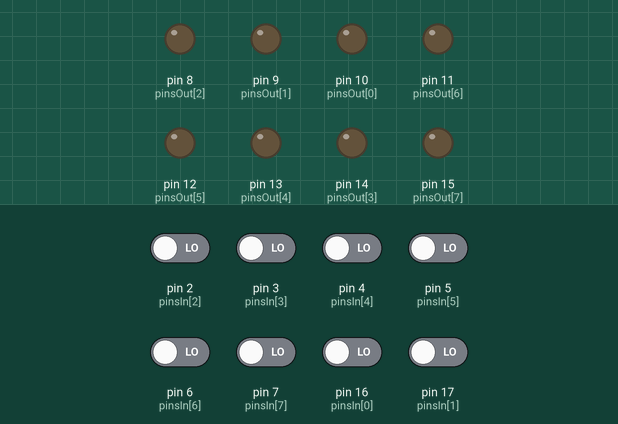
A sketch run on a simulated Arduino Uno, built with avr-gcc and run on an emulated ATmega328P. On the bench: output pins drawn as LEDs (lit = HIGH). The test bench sets the inputs (shaded band); at power-on: pin 2 (pinsIn[2]), pin 3 (pinsIn[3]), pin 4 (pinsIn[4]), pin 5 (pinsIn[5]), pin 6 (pinsIn[6]), pin 7 (pinsIn[7]), pin 16 (pinsIn[0]), pin 17 (pinsIn[1]) LOW.

Above: at 1.2 s.
1.3 s: pin 2 (pinsIn[2]) driven HIGH
At 2.1 s:
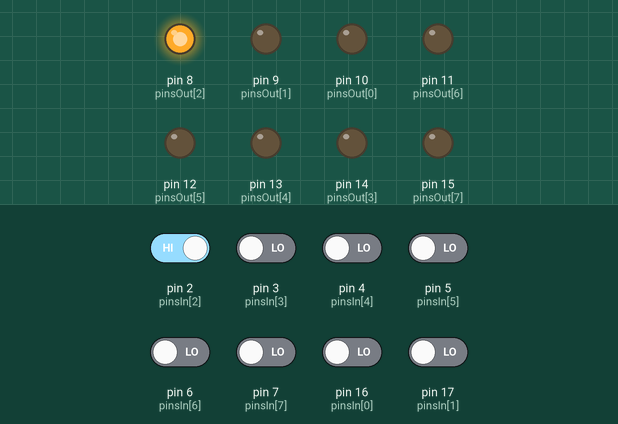
2.8 s: pin 3 (pinsIn[3]) driven HIGH
At 3.2 s:
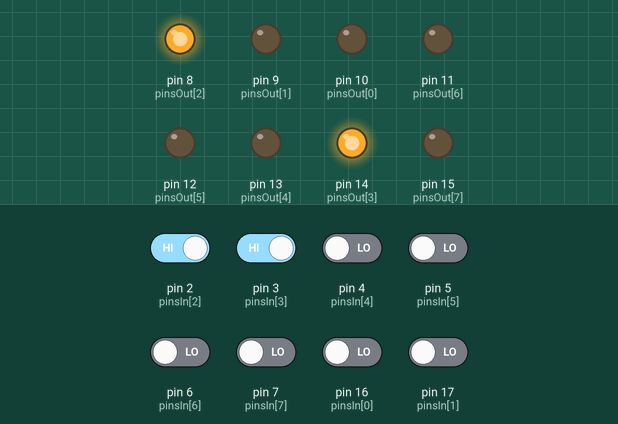
4.3 s: pin 4 (pinsIn[4]) driven HIGH
At 5.5 s:
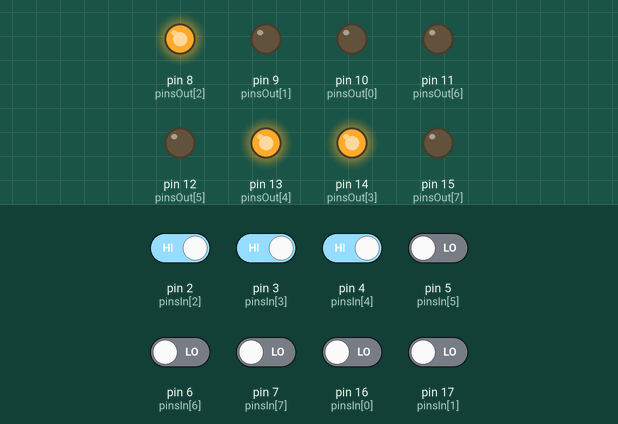
5.8 s: pin 5 (pinsIn[5]) driven HIGH
At 6.7 s:
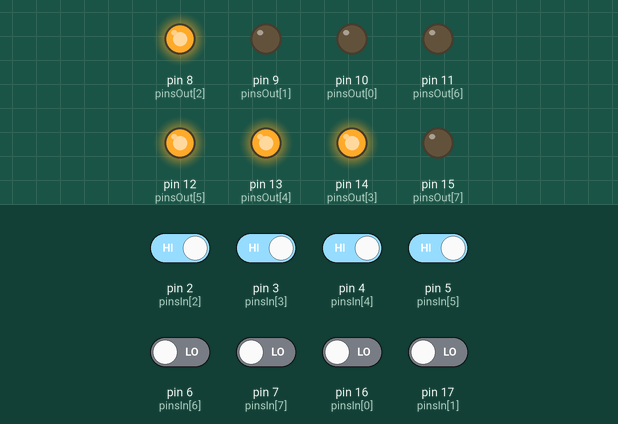
7.3 s: pin 6 (pinsIn[6]) driven HIGH
At 7.8 s:
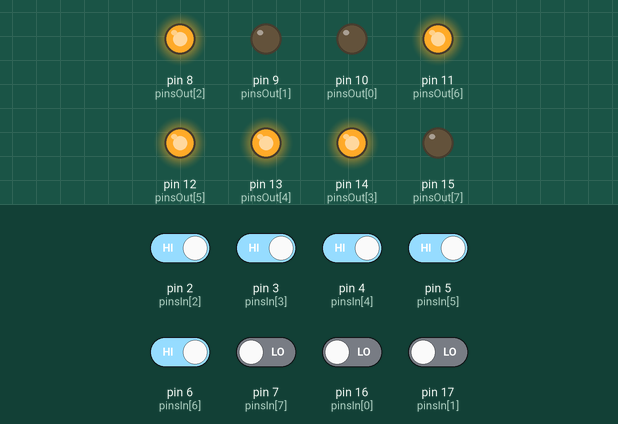
8.8 s: pin 7 (pinsIn[7]) driven HIGH
At 10.2 s:
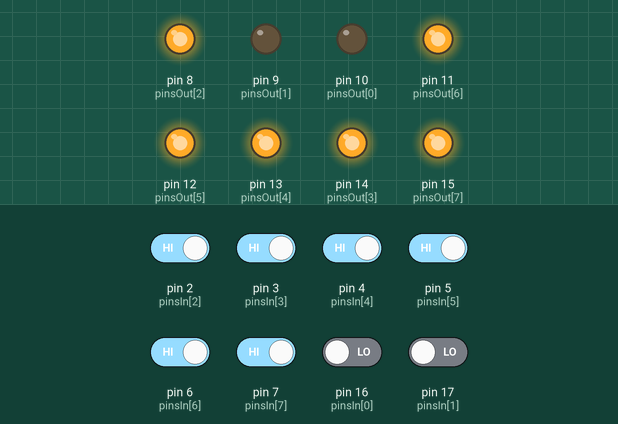
Timing chart, 0 to 11.3 s (numbered marks = the images above; inputs shaded):
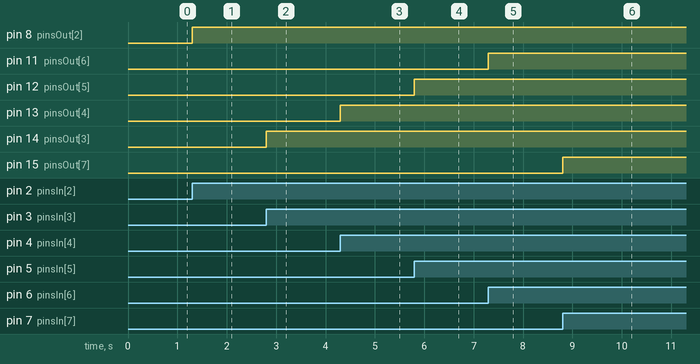

Measured:
- after the input at 1.3 s, pin 8 (pinsOut[2]): LOW → HIGH at once
- after the input at 2.8 s, pin 14 (pinsOut[3]): LOW → HIGH at once
- after the input at 4.3 s, pin 13 (pinsOut[4]): LOW → HIGH at once
- after the input at 5.8 s, pin 12 (pinsOut[5]): LOW → HIGH at once
- after the input at 7.3 s, pin 11 (pinsOut[6]): LOW → HIGH at once
- after the input at 8.8 s, pin 15 (pinsOut[7]): LOW → HIGH at once

The sketch:

M8LED_M8DIPSW.ino
```cpp
//pripravek M8LED na portu BC
//pripravek M8DIPSW na portu D, piny 0,1 pripojeny na piny 16,17 mikrokontroleru

int pinsOut[] = {10, 9, 8, 14, 13, 12, 11, 15};	//seznam vystupnich pinu
int pinsIn[] = {16, 17, 2, 3, 4, 5, 6, 7};	//seznam vstupnich pinu
void setup(){
	//nastaveni smeru pinu (vystupni / vstupni)
	for(int i=0; i<8; i++){
		pinMode(pinsOut[i], OUTPUT);
		pinMode(pinsIn[i], INPUT);
	}
}

void loop(){
	for(int i=0; i<8; i++){
		//cteni vstupnich pinu a promitnuti jejich stavu na vystupni piny
		digitalWrite(pinsOut[i], digitalRead(pinsIn[i]));
	}
}
```
